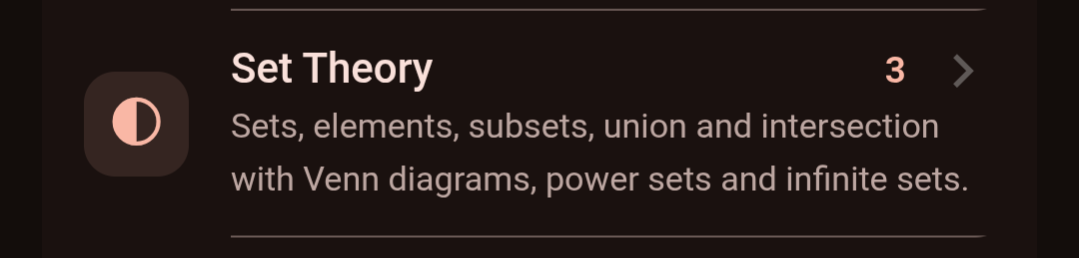
#> input picture experiments/sacred-geometry/source/Screenshot_20261104-142508.png, 1079 x 258 px
$ python build_sacred_geometry_dataset.py
#> lines starting #> are read from the running program, lines starting #| are printed output that depends on the picture
### zoe/components/graphics-environment-manager/gem/events.py
from collections import Counter
from contextlib import contextmanager
from datetime import datetime, timezone
from ._filelock import LOCK_EX, LOCK_SH, LOCK_UN, file_lock
import hashlib
import json
import os
from pathlib import Path
import shlex
import sys
import tempfile


STATUSES = {
    "not_started", "in_progress", "partial", "blocked", "reviewed",
    "complete_scoped", "rejected", "not_applicable",
}
NODE_TYPES = {"artifact", "function", "evidence", "observation", "hypothesis", "finding", "note"}
SOURCES = {"system", "agent", "tool", "human"}


# [6 lines left out: function valid_identifier, not called in this run]


def utc_now():
    return datetime.now(timezone.utc).isoformat(timespec="seconds").replace("+00:00", "Z")


def sha256(path):
    digest = hashlib.sha256()
    with path.open("rb") as stream:
        for chunk in iter(lambda: stream.read(1024 * 1024), b""):
            digest.update(chunk)
    return digest.hexdigest()


# [13 lines left out: function atomic_write, not called in this run]


class Session:
    # [52 lines left out: functions __init__, _load_metadata, _lock, not called in this run]

    @property
    def target(self):
        return self.metadata.get("target") or self.metadata.get("binary")

    @property
    def target_kind(self):
        return self.metadata.get("target_kind", "file")

    # [312 lines left out: functions workspace, resolve_workspace, set_workspace, root_id, _initialize_target, _initialize_binary and 8 more, not called in this run]

    def events_by_id(self):
        with self._lock(self.lock_path, LOCK_SH):
            return self._events_by_id_unlocked()

    def events(self):
        return list(self.events_by_id().values())

    # [73 lines left out: functions _starred_ids, _read_starred_ids, _read_revision, _select_unlocked, select, _current_state_unlocked, not called in this run]

    def current_state(self):
        with self._lock(self.state_lock_path, LOCK_EX):
            return self._current_state_unlocked()

    # [102 lines left out: functions investigation_snapshot, set_starred, begin_selected_work, save_project, project_active_lab, not called in this run]

    def counts(self):
        return dict(sorted(Counter(event["status"] for event in self.events()).items()))

### tools/build_sacred_geometry_dataset.py
from collections import deque
from datetime import datetime, timezone
import hashlib
import json
import math
from pathlib import Path
import shutil
import subprocess
import sys
from xml.etree import ElementTree

import numpy as np
from PIL import Image, ImageDraw, ImageFont

ROOT = Path(__file__).resolve().parents[1]
sys.path.insert(0, str(ROOT / "gem-lab"))
from gem.events import atomic_write, sha256
from gem.model import Scene
from gem.render import draw_cairo, write_svg
from gem.runner import export_run, replay

ARCHIVE_SHA256 = "9f511506d8566e4a6744daa2eb8d03c6debcbc9749cdc39447b21005611bbff2"
SOURCE = ROOT / "experiments" / "sacred-geometry" / "source"
DIST = ROOT / "experiments" / "sacred-geometry" / "dist"

CURATED = {
    "Screenshot_20261104-142508.png": {
        "title": "Set Theory",
        "math": [
            "Sets, elements, subsets, union and intersection with Venn diagrams, power sets and infinite sets.",
        ],
        "region": [0.0, 0.0, 1.0, 1.0],
    },
    "Screenshot_20261104-142605.png": {
        "title": "Function mapping",
        "math": [
            "f(x) = x²",
            "A = {-1, 1, 2}; B = {1, 4, 7}",
            "-1 ↦ 1; 1 ↦ 4; 2 ↦ 7",
            "Each element of domain A has exactly one arrow. 7 is in B but is not an output, so the range is {1, 4}.",
        ],
        "region": [0.03, 0.02, 0.96, 0.80],
    },
    "Screenshot_20261104-142622.png": {
        "title": "Piecewise functions",
        "math": [
            "A large left brace lists different rules for different inputs:",
            "f(x) = { x + 1, x < 0; x², x ≥ 0 }",
            "So f(−3) = −2 and f(3) = 9.",
        ],
        "region": [0.0, 0.0, 1.0, 1.0],
    },
    "Screenshot_20261104-142637.png": {
        "title": "Summation and product notation",
        "math": [
            "Read aloud: “the sum from i equals 1 to n of a sub i”.",
            "∑ U+2211 — summation sign: add the terms for every value of the index.",
            "Π U+220F — product sign: multiply the terms for every value of the index.",
            "∑i∈S — sum over a set: add the terms for every element of set S. U+2211 U+2208.",
            "∑∞ U+2211 U+221E — infinite series: the sum of infinitely many terms, defined as a limit.",
            "Unicode has separate characters for the operators ∑ (U+2211) and Π (U+220F) and for the Greek letters Σ (U+03A3) and Π (U+03A0). Use the operator characters for sums and products.",
        ],
        "region": [0.0, 0.0, 1.0, 1.0],
    },
    "Screenshot_20261104-142703.png": {
        "title": "Modular arithmetic",
        "math": [
            "15 mod 12 = 3",
            "15 ≡ 3 (mod 12)",
            "Count 15 steps from 0: one full turn, then 3.",
            "Modular arithmetic works like a clock: after 11 the count starts again at 0.",
        ],
        "region": [0.03, 0.02, 0.55, 0.80],
    },
    "Screenshot_20261104-142802.png": {
        "title": "Circle and centre",
        "math": [
            "circle — the circle with the given centre (in some textbooks).",
            "U+2299.",
        ],
        "region": [0.0, 0.0, 1.0, 1.0],
    },
    "Screenshot_20261104-142821.png": {
        "title": "Angle units",
        "math": [
            "′ U+2032 — prime (minute of arc): one 60th of a degree.",
            "″ U+2033 — double prime (second of arc): one 60th of a minute.",
            "rad — radian: the SI unit of angle, arc length divided by radius.",
        ],
        "region": [0.0, 0.0, 1.0, 1.0],
    },
    "Screenshot_20261104-142841.png": {
        "title": "Circle formulas",
        "math": [
            "arc AB (orange)",
            "d = 2r",
            "C = 2πr = πd",
            "A = πr²",
            "The arc AB is the part of the circle between A and B.",
            "Circle formulas: C = 2πr; A = πr²; s = rθ.",
            "r — radius; C — circumference (distance around the circle); A — area; s — arc length for an angle θ at the centre, in radians.",
        ],
        "region": [0.03, 0.02, 0.96, 0.45],
    },
    "hub-loop.png": {
        "title": "Hub loop",
        "math": [
            "A central hub with h1 through h8 and v1, v2, v4, v5 arranged around it.",
            "h1 has no loop label; h2 through h8 are marked [loop].",
            "The 12 positions correspond to a modular clock while preserving the hub-loop topology.",
        ],
        "region": [0.0, 0.0, 1.0, 1.0],
    },
}


def polar(cx, cy, radius, degrees):
    angle = math.radians(degrees)
    return [round(cx + radius * math.cos(angle)), round(cy + radius * math.sin(angle))]


def font(size):
    try:
        return ImageFont.truetype("/usr/share/fonts/truetype/dejavu/DejaVuSansMono.ttf", size)
    except OSError:
        return ImageFont.load_default()


def make_hub_loop_assets():
    SOURCE.mkdir(parents=True, exist_ok=True)
    svg = ElementTree.Element("svg", {"width": "1200", "height": "900", "viewBox": "0 0 1200 900", "xmlns": "http://www.w3.org/2000/svg"})
    image = Image.new("RGBA", (1200, 900), "#101010")
    draw = ImageDraw.Draw(image)
    center = [600, 450]
    h_positions = [(600, 130), (826, 224), (920, 450), (826, 676), (600, 770), (374, 676), (280, 450), (374, 224)]
    v_positions = [(770, 330), (770, 570), (430, 570), (430, 330)]
    v_names = ["v2", "v1", "v4", "v5"]
    for index, position in enumerate(h_positions, 1):
        x, y = position
        draw.line((center[0], center[1], x, y), fill="#00b000", width=3)
        ElementTree.SubElement(svg, "line", {"x1": str(center[0]), "y1": str(center[1]), "x2": str(x), "y2": str(y), "stroke": "#00b000", "stroke-width": "3"})
        draw.text((x - 24, y - 12), f"h{index}", font=font(30), fill="#00e000")
        label = ElementTree.SubElement(svg, "text", {"x": str(x - 24), "y": str(y), "fill": "#00e000", "font-family": "monospace", "font-size": "30"})
        label.text = f"h{index}"
        if index > 1:
            draw.text((x - 40, y + 32), "[loop]", font=font(22), fill="#00e000")
            loop = ElementTree.SubElement(svg, "text", {"x": str(x - 40), "y": str(y + 32), "fill": "#00e000", "font-family": "monospace", "font-size": "22"})
            loop.text = "[loop]"
    for position, name in zip(v_positions, v_names):
        x, y = position
        draw.line((center[0], center[1], x, y), fill="#00b000", width=3)
        ElementTree.SubElement(svg, "line", {"x1": str(center[0]), "y1": str(center[1]), "x2": str(x), "y2": str(y), "stroke": "#00b000", "stroke-width": "3"})
        draw.text((x - 20, y - 10), name, font=font(28), fill="#00e000")
        label = ElementTree.SubElement(svg, "text", {"x": str(x - 20), "y": str(y), "fill": "#00e000", "font-family": "monospace", "font-size": "28"})
        label.text = name
    draw.text((545, 438), "( hub )", font=font(32), fill="#00e000")
    ElementTree.SubElement(svg, "text", {"x": "545", "y": "450", "fill": "#00e000", "font-family": "monospace", "font-size": "32"}).text = "( hub )"
    image.save(SOURCE / "hub-loop.png")
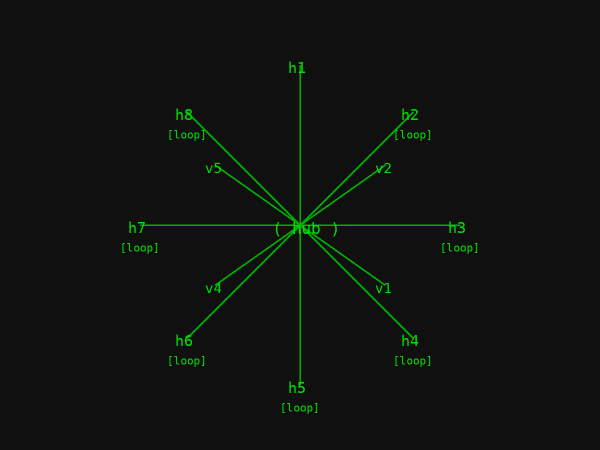
#> saved as hub-loop.png: PIL image 1200x900 RGBA (shown at 1/2 size); mean R, G, B, A 15.8, 18.7, 15.8, 255
    (SOURCE / "hub-loop.svg").write_text(ElementTree.tostring(svg, encoding="unicode") + "\n", encoding="utf-8")


# [62 lines left out: functions components, measure, write_preview_png, not called in this run]


def write_json(path, document):
    atomic_write(path, json.dumps(document, indent=2, ensure_ascii=False) + "\n")


# [44 lines left out: function scene_document, not called in this run]


def main():
    make_hub_loop_assets()
    if DIST.exists():
        shutil.rmtree(DIST)
    (DIST / "ocr").mkdir(parents=True)
    arrays = {}
    images = []
    measurements = {}
    source_manifest = {"schema_version": 1, "archive_sha256": ARCHIVE_SHA256, "files": []}
    for index, (filename, curated) in enumerate(CURATED.items(), 1):
        source_path = SOURCE / filename
        image = Image.open(source_path).convert("RGBA")
#> image is the input picture: PIL image 1079x258 RGBA; mean R, G, B, A 36, 26, 23.7, 255
        key = f"image_{index:02d}"
        arrays[key] = np.asarray(image, dtype=np.uint8)
        source_sha256 = sha256(source_path)
        ocr_path = DIST / "ocr" / f"{key}.txt"
        result = subprocess.run(["tesseract", str(source_path), "stdout"], capture_output=True, text=True, check=True)
        ocr_path.write_text(result.stdout, encoding="utf-8")
        measurement = measure(image, curated["region"])
        measurements[key] = measurement
        source_manifest["files"].append({"name": filename, "sha256": source_sha256})
        images.append({
            "key": key,
            "source": f"source/{filename}",
            "title": curated["title"],
            "sha256": source_sha256,
            "mode": image.mode,
            "width": image.width,
            "height": image.height,
            "diagram_region": curated["region"],
            "math": curated["math"],
            "ocr": f"ocr/{key}.txt",
            "measurement": f"measurements.json#{key}",
            "pixel_vector": {
                "key": key,
                "dtype": str(arrays[key].dtype),
                "shape": list(arrays[key].shape),
                "strides": list(arrays[key].strides),
                "sha256": hashlib.sha256(arrays[key].tobytes()).hexdigest(),
            },
        })
    np.savez_compressed(DIST / "pixel-vectors.npz", **arrays)
    write_json(DIST / "math-content.json", {"schema_version": 1, "images": images})
    write_json(DIST / "measurements.json", measurements)
    write_json(DIST / "source-manifest.json", source_manifest)
    scene = scene_document()
    run = export_run(scene, DIST / "run")
    write_preview_png(scene, DIST / "preview.png")
    replayed = replay(run.path)
    if not replayed.matches_recorded or not replayed.passed:
        raise RuntimeError("sacred-geometry VDI replay failed")
    alignment_path = DIST / "alignment" / "landmark-alignment-analysis.json"
    alignment = json.loads(alignment_path.read_text(encoding="utf-8")) if alignment_path.exists() else None
    write_json(DIST / "verification.json", {
        "schema_version": 1,
        "dataset_images": len(images),
        "ocr_files": len(images),
        "pixel_vectors": len(arrays),
        "component_images": len(measurements),
        "vdi_replay": replayed.to_dict(),
        "landmark_alignment": alignment["checks"] if alignment else None,
    })
    manifest = {
        "schema_version": 1,
        "dataset": "sacred-geometry",
        "created_utc": datetime.now(timezone.utc).isoformat(timespec="seconds").replace("+00:00", "Z"),
        "archive_sha256": ARCHIVE_SHA256,
        "images": images,
        "run": str(run.path.relative_to(ROOT)),
        "scene_digest": run.manifest["scene_digest"],
        "passed": run.passed,
        "landmark_alignment": {
            "analysis": "alignment/landmark-alignment-analysis.json",
            "model": "alignment/landmark-alignment-model.svg",
            "preview": "alignment/alignment-preview.png",
        } if alignment else None,
    }
    write_json(DIST / "manifest.json", manifest)
    files = sorted(path for path in DIST.rglob("*") if path.is_file() and path.name != "SHA256SUMS.txt")
    lines = [f"{sha256(path)}  {path.relative_to(DIST)}" for path in files]
    (DIST / "SHA256SUMS.txt").write_text("\n".join(lines) + "\n", encoding="utf-8")
    for line in lines:
        expected, name = line.split("  ", 1)
        assert sha256(DIST / name) == expected, name
    print(json.dumps({"images": len(images), "scene_digest": run.manifest["scene_digest"], "passed": run.passed, "dist": str(DIST)}, indent=2))


if __name__ == "__main__":
    main()
#> (the call stopped at in main, `result = subprocess.run(["tesseract", str(source_path), "stdout"], cap..`: subprocess is not available in this run)
